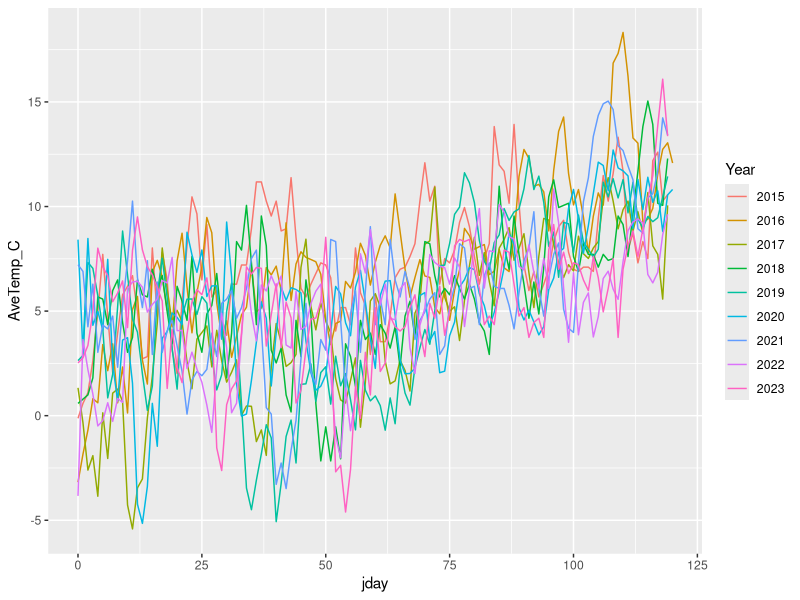
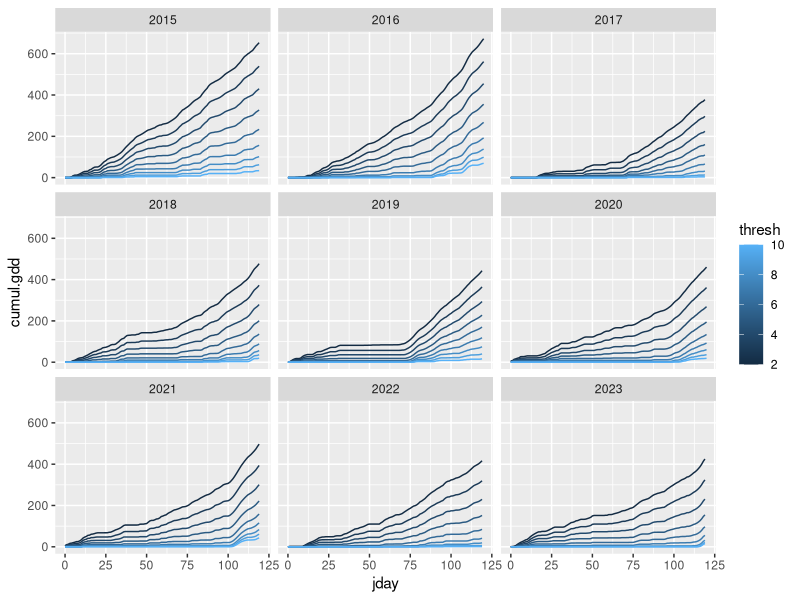
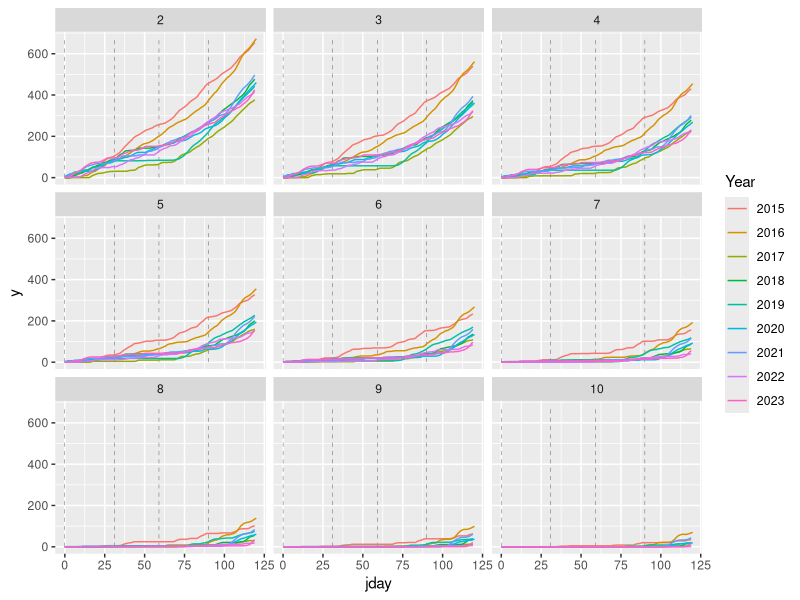
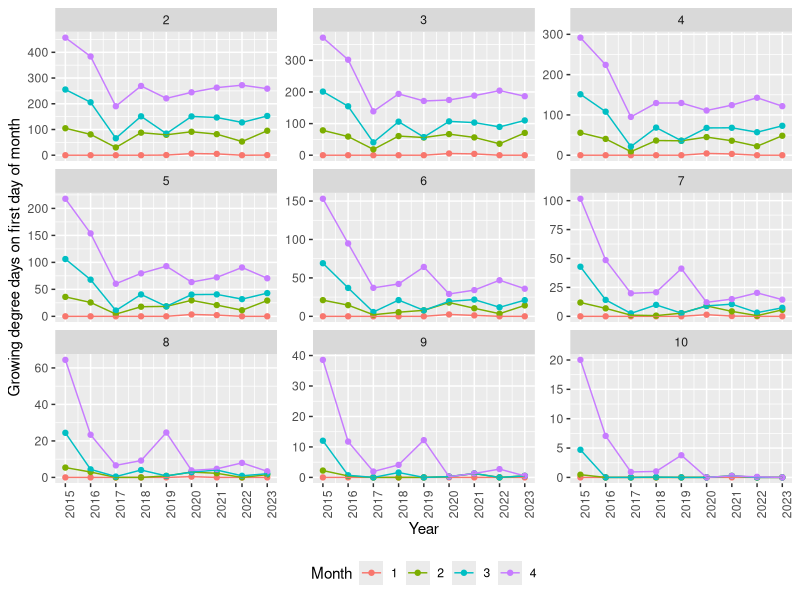
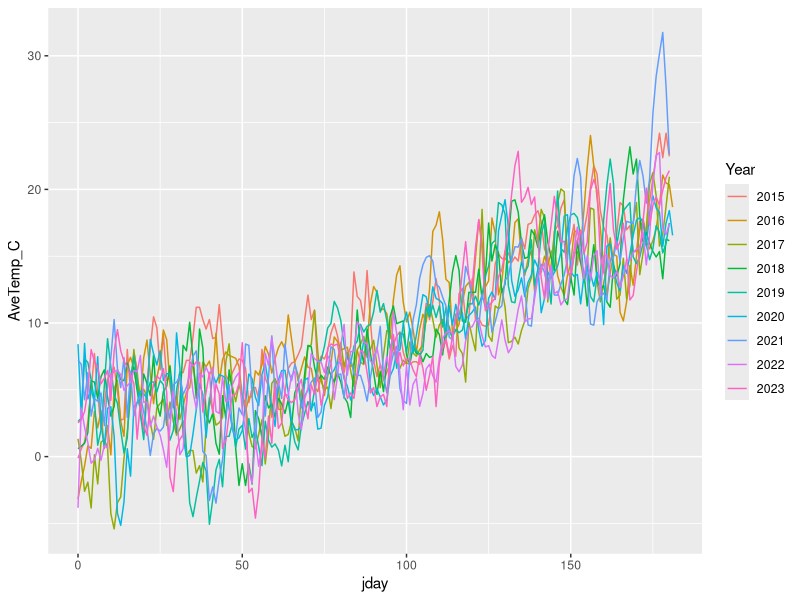
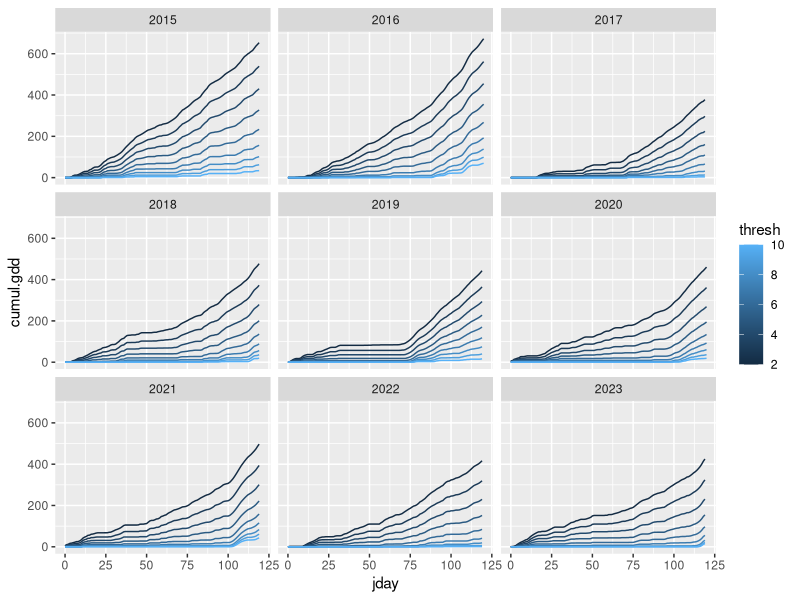
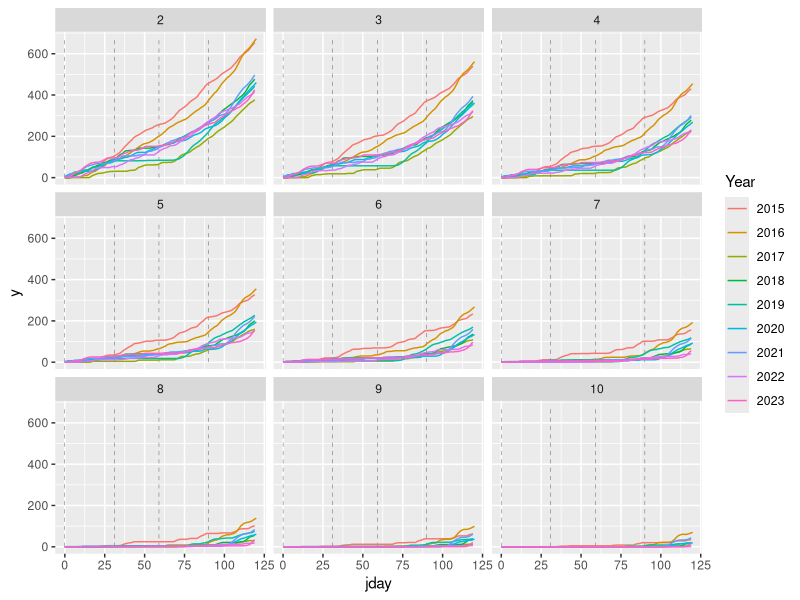
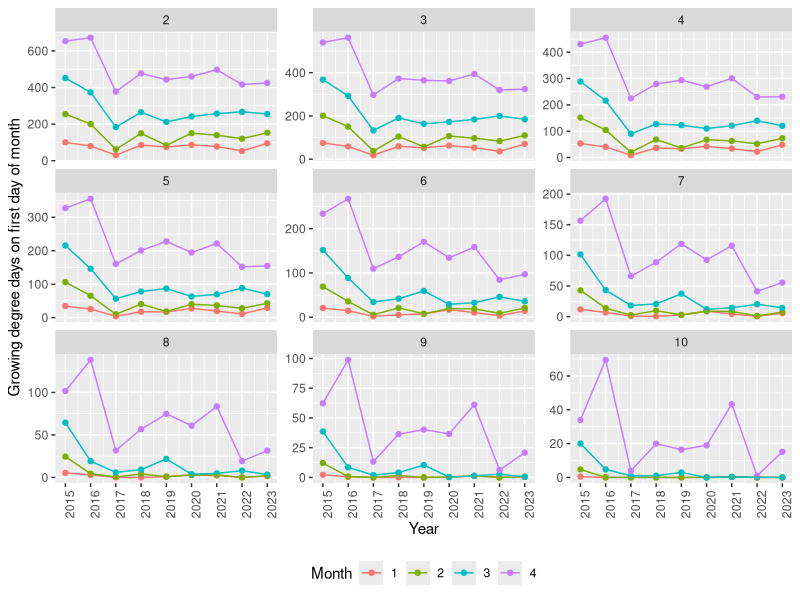

These figures' R source, in order:
# Assessment of cumulative GDD from year to year
# looking at data 2015 - 2023
# (future version may also include temperature)
# SN - init 4 apr 2024

library(ggplot2)
library(dplyr)
library(tidyr)

clim = read.csv('00_raw_data/climate/cgop_weather_daily_interp.csv') %>%
  separate(Date, into = c('Year', 'Month', 'Day'), remove = FALSE, sep = '-') %>%
  mutate(
    Date = as.Date(Date),
    across(c(Year, Month, Day), as.numeric)
  ) %>%
  filter(Year > 2014) %>%
  mutate(jday = as.numeric(Date) - as.numeric(as.Date(paste(Year, '01-01', sep = '-'), format = '%Y-%m-%d')))

jfma = clim %>% filter(Month < 5)

head(jfma)

jfma %>%
  mutate(Year = factor(Year)) %>%
  ggplot(aes(x = jday, y = AveTemp_C, group = Year)) +
  geom_line(aes(colour = Year))

nrow(jfma)

jfma.gdd = merge(
  jfma,
  expand.grid(jday = 0:max(jfma$jday), thresh = 2:10)
) %>%
  arrange(Year, thresh, jday) %>%
  mutate(gdd = ifelse(AveTemp_C > thresh, AveTemp_C - thresh, 0)) %>%
  group_by(Year, thresh) %>%
  mutate(cumul.gdd = cumsum(gdd)) %>%
  ungroup()

jfma.gdd %>%
  ggplot(aes(x = jday, y = cumul.gdd, group = thresh, colour = thresh)) +
  geom_line() +
  facet_wrap(~ Year)

jfma.gdd %>%
  mutate(Year = factor(Year)) %>%
  mutate(newmonth = as.numeric(Day < 2)) %>%
  ggplot() +
  geom_segment(
    data = jfma.gdd %>% filter(Year %in% 2021) %>% filter(Day < 2),
    aes(x = jday, y = 0, xend = jday, yend = max(jfma.gdd$cumul.gdd)),
    linetype = 2, linewidth = 0.1
  ) +
  geom_line(aes(x = jday, y = cumul.gdd, colour = Year)) +
  facet_wrap(~ thresh)

jfma.gdd %>%
  filter(Day < 2) %>%
  mutate(Month = factor(Month)) %>%
  ggplot(aes(x = Year, y = cumul.gdd, colour = Month)) +
  geom_point() +
  geom_line(aes(group = Month)) +
  facet_wrap(~ thresh, scales = 'free_y') +
  scale_x_continuous(breaks = 2014:2023) +
  labs(x = 'Year', y = 'Growing degree days on first day of month') +
  theme(
    axis.text.x = element_text(angle = 90),
    legend.position = 'bottom'
  )

ggsave('02_data_exploration/climate/gdd_compare.png', width = 8, height = 5)

### Look at GDD through the end of June

jfmamj = clim %>% filter(Month < 7)

head(jfmamj)

jfmamj %>%
  mutate(Year = factor(Year)) %>%
  ggplot(aes(x = jday, y = AveTemp_C, group = Year)) +
  geom_line(aes(colour = Year))

nrow(jfma)

jfmamj.gdd = merge(
  jfma,
  expand.grid(jday = 0:max(jfma$jday), thresh = 2:10)
) %>%
  arrange(Year, thresh, jday) %>%
  mutate(gdd = ifelse(AveTemp_C > thresh, AveTemp_C - thresh, 0)) %>%
  group_by(Year, thresh) %>%
  mutate(cumul.gdd = cumsum(gdd)) %>%
  ungroup()

jfmamj.gdd %>%
  ggplot(aes(x = jday, y = cumul.gdd, group = thresh, colour = thresh)) +
  geom_line() +
  facet_wrap(~ Year)

jfmamj.gdd %>%
  mutate(Year = factor(Year)) %>%
  ggplot() +
  geom_segment(
    data = jfmamj.gdd %>% filter(Year %in% 2021) %>% filter(Day < 2),
    aes(x = jday, y = 0, xend = jday, yend = max(jfmamj.gdd$cumul.gdd)),
    linetype = 2, linewidth = 0.1
  ) +
  geom_line(aes(x = jday, y = cumul.gdd, colour = Year)) +
  facet_wrap(~ thresh)

jfmamj.gdd %>%
  mutate(Month = factor(Month)) %>%
  arrange(Year, Month, desc(Day)) %>%
  distinct(Year, Month, thresh, .keep_all = TRUE) %>%
  ggplot(aes(x = Year, y = cumul.gdd, colour = Month)) +
  geom_point() +
  geom_line(aes(group = Month)) +
  facet_wrap(~ thresh, scales = 'free_y') +
  scale_x_continuous(breaks = 2014:2023) +
  labs(x = 'Year', y = 'Growing degree days on first day of month') +
  theme(
    axis.text.x = element_text(angle = 90),
    legend.position = 'bottom'
  )

# From this perspective 2022 was maybe a very cool (cold) year?
# and/or growing season
# 2017 also was below average
# At a lower threshold though it was a warm growing season

jfmamj.gdd %>%
  mutate(Month = factor(Month), Year = factor(Year)) %>%
  arrange(Year, Month, desc(Day)) %>%
  distinct(Year, Month, thresh, .keep_all = TRUE) %>%
  ggplot(aes(x = Month, y = cumul.gdd, colour = Year)) +
  geom_point() +
  geom_line(aes(group = Year)) +
  facet_wrap(~ thresh, scales = 'free_y') +
  labs(x = 'Year', y = 'Growing degree days on first day of month') +
  theme(legend.position = 'bottom')

# Also suggests that 2022 may have been an abnormally cold year
# (or at least growing season - may and june look very cold)

# (what about GDD on day of flowering?)

phen = read.csv('01_data_cleaning/out/phenology_all_cleaned.csv')

phen.gdd = phen %>%
  group_by(year, plot, init.doy) %>%
  summarise(n.init = n()) %>%
  merge(
    x = jfmamj.gdd %>% select(-c(total_precip_mm, minTemp_C, maxTemp_C, AveTemp_C)), 
    y = .,
    by.x = c('Year', 'jday'), by.y = c('year', 'init.doy')
  ) %>%
  merge(read.csv('00_raw_data/plot_treatments.csv')) %>%
  ungroup()

head(phen.gdd)

phen.gdd %>%
  mutate(Year = factor(Year)) %>%
  ggplot(aes(x = cumul.gdd, y = n.init)) +
  geom_point(aes(colour = trt, shape = Year)) +
  # geom_line(aes(colour = trt, linetype = Year)) +
  scale_colour_manual(values = c('black', 'red', 'blue')) +
  facet_wrap(~ thresh, scales = 'free_x')
# Not a useful figure

phen.gdd %>%
  mutate(Year = factor(Year)) %>%
  ggplot(aes(x = jday, y = cumul.gdd, size = n.init, colour = trt)) +
  geom_point() +
  scale_colour_manual(values = c('black', 'red', 'blue')) +
  facet_wrap(~ thresh, scales = 'free_y')

# Can't think of a good way to visualize this...
# Or how/if to use this for analysis...

phen.gdd %>%
  filter(thresh < 8) %>%
  uncount(n.init) %>%
  ggplot(aes(x = cumul.gdd)) +
  geom_density(aes(group = interaction(Year, trt), colour = trt)) +
  scale_colour_manual(values = c('black', 'red', 'blue')) +
  facet_wrap(~ thresh)
# ehhhhh not compelling

jfmamj.gdd %>%
  filter(Year %in% 2021:2023, jday < max(phen.gdd$jday)) %>%
  mutate(Month = factor(Month), Year = factor(Year)) %>%
  ggplot(aes(x = jday, y = cumul.gdd, colour = Year)) +
  geom_point(
    data = phen.gdd %>% mutate(Year = factor(Year)) %>% uncount(n.init),
    alpha = 0.01, shape = 21
  ) +
  geom_line(aes(group = Year)) +
  facet_wrap(~ thresh, scales = 'free_y') +
  theme(legend.position = 'bottom')
# Could maybe be useful...
